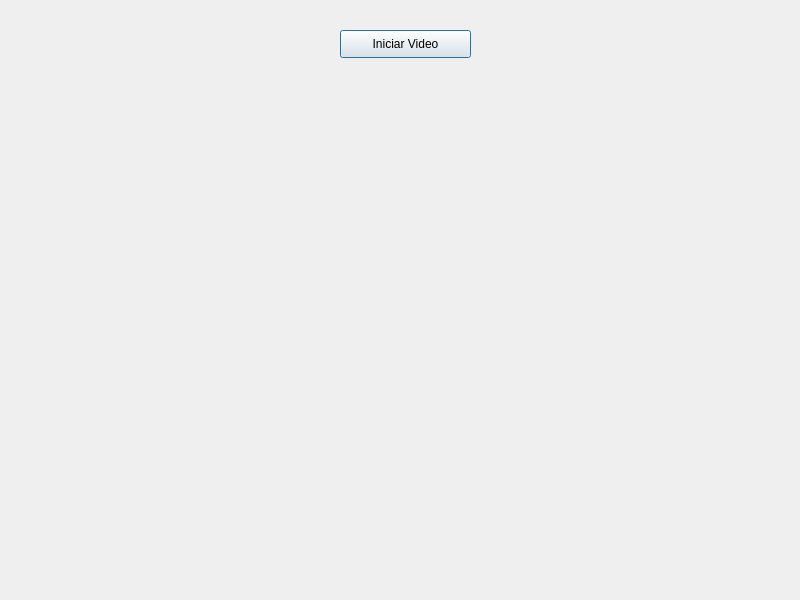
<?xml version="1.0" encoding="UTF-8"?>
<ui version="4.0">
 <class>dlgDemo70</class>
 <widget class="QDialog" name="dlgDemo70">
  <property name="geometry">
   <rect>
    <x>0</x>
    <y>0</y>
    <width>800</width>
    <height>600</height>
   </rect>
  </property>
  <property name="windowTitle">
   <string>Visor de Video WebCam con QThread</string>
  </property>
  <widget class="QPushButton" name="btnIniciarVideo">
   <property name="geometry">
    <rect>
     <x>340</x>
     <y>30</y>
     <width>131</width>
     <height>28</height>
    </rect>
   </property>
   <property name="text">
    <string>Iniciar Video</string>
   </property>
  </widget>
  <widget class="QLabel" name="lblVideo">
   <property name="geometry">
    <rect>
     <x>20</x>
     <y>80</y>
     <width>751</width>
     <height>491</height>
    </rect>
   </property>
   <property name="text">
    <string/>
   </property>
  </widget>
 </widget>
 <resources/>
 <connections/>
</ui>
